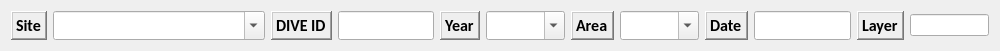
  <widget class="QWidget" name="layoutWidget">
   <property name="geometry">
    <rect>
     <x>20</x>
     <y>200</y>
     <width>1000</width>
     <height>27</height>
    </rect>
   </property>
   <layout class="QGridLayout" name="gridLayout_10">
    <item row="0" column="0">
     <widget class="QLabel" name="label_26">
      <property name="font">
       <font>
        <family>Calibri</family>
        <pointsize>12</pointsize>
        <weight>75</weight>
        <bold>true</bold>
       </font>
      </property>
      <property name="frameShape">
       <enum>QFrame::WinPanel</enum>
      </property>
      <property name="frameShadow">
       <enum>QFrame::Raised</enum>
      </property>
      <property name="text">
       <string>Site</string>
      </property>
     </widget>
    </item>
    <item row="0" column="1">
     <widget class="QComboBox" name="comboBox_site">
      <property name="sizePolicy">
       <sizepolicy hsizetype="Expanding" vsizetype="Fixed">
        <horstretch>0</horstretch>
        <verstretch>0</verstretch>
       </sizepolicy>
      </property>
      <property name="minimumSize">
       <size>
        <width>212</width>
        <height>0</height>
       </size>
      </property>
      <property name="font">
       <font>
        <family>Calibri</family>
        <pointsize>12</pointsize>
       </font>
      </property>
      <property name="editable">
       <bool>true</bool>
      </property>
     </widget>
    </item>
    <item row="0" column="2">
     <widget class="QLabel" name="label_21">
      <property name="font">
       <font>
        <family>Calibri</family>
        <pointsize>12</pointsize>
        <weight>75</weight>
        <bold>true</bold>
       </font>
      </property>
      <property name="frameShape">
       <enum>QFrame::WinPanel</enum>
      </property>
      <property name="frameShadow">
       <enum>QFrame::Raised</enum>
      </property>
      <property name="text">
       <string>DIVE ID</string>
      </property>
     </widget>
    </item>
    <item row="0" column="3">
     <widget class="QLineEdit" name="lineEdit_divelog_id">
      <property name="font">
       <font>
        <family>Calibri</family>
        <pointsize>12</pointsize>
       </font>
      </property>
     </widget>
    </item>
    <item row="0" column="4">
     <widget class="QLabel" name="label_10">
      <property name="font">
       <font>
        <family>Calibri</family>
        <pointsize>12</pointsize>
        <weight>75</weight>
        <bold>true</bold>
       </font>
      </property>
      <property name="frameShape">
       <enum>QFrame::WinPanel</enum>
      </property>
      <property name="frameShadow">
       <enum>QFrame::Raised</enum>
      </property>
      <property name="text">
       <string>Year</string>
      </property>
     </widget>
    </item>
    <item row="0" column="5">
     <widget class="QComboBox" name="comboBox_years">
      <property name="font">
       <font>
        <family>Calibri</family>
        <pointsize>12</pointsize>
       </font>
      </property>
      <property name="editable">
       <bool>true</bool>
      </property>
     </widget>
    </item>
    <item row="0" column="6">
     <widget class="QLabel" name="label_9">
      <property name="font">
       <font>
        <family>Calibri</family>
        <pointsize>12</pointsize>
        <weight>75</weight>
        <bold>true</bold>
       </font>
      </property>
      <property name="frameShape">
       <enum>QFrame::WinPanel</enum>
      </property>
      <property name="frameShadow">
       <enum>QFrame::Raised</enum>
      </property>
      <property name="text">
       <string>Area</string>
      </property>
     </widget>
    </item>
    <item row="0" column="7">
     <widget class="QComboBox" name="comboBox_area_reference">
      <property name="font">
       <font>
        <family>Calibri</family>
        <pointsize>12</pointsize>
       </font>
      </property>
      <property name="editable">
       <bool>true</bool>
      </property>
     </widget>
    </item>
    <item row="0" column="8">
     <widget class="QLabel" name="label_6">
      <property name="font">
       <font>
        <family>Calibri</family>
        <pointsize>12</pointsize>
        <weight>75</weight>
        <bold>true</bold>
       </font>
      </property>
      <property name="frameShape">
       <enum>QFrame::WinPanel</enum>
      </property>
      <property name="frameShadow">
       <enum>QFrame::Raised</enum>
      </property>
      <property name="text">
       <string>Date</string>
      </property>
     </widget>
    </item>
    <item row="0" column="9">
     <widget class="QLineEdit" name="lineEdit_date">
      <property name="font">
       <font>
        <family>Calibri</family>
        <pointsize>12</pointsize>
       </font>
      </property>
     </widget>
    </item>
    <item row="0" column="10">
     <widget class="QLabel" name="label_25">
      <property name="font">
       <font>
        <family>Calibri</family>
        <pointsize>12</pointsize>
        <weight>75</weight>
        <bold>true</bold>
       </font>
      </property>
      <property name="frameShape">
       <enum>QFrame::WinPanel</enum>
      </property>
      <property name="frameShadow">
       <enum>QFrame::Raised</enum>
      </property>
      <property name="text">
       <string>Layer</string>
      </property>
     </widget>
    </item>
    <item row="0" column="11">
     <widget class="QLineEdit" name="lineEdit_layers"/>
    </item>
   </layout>
  </widget>
